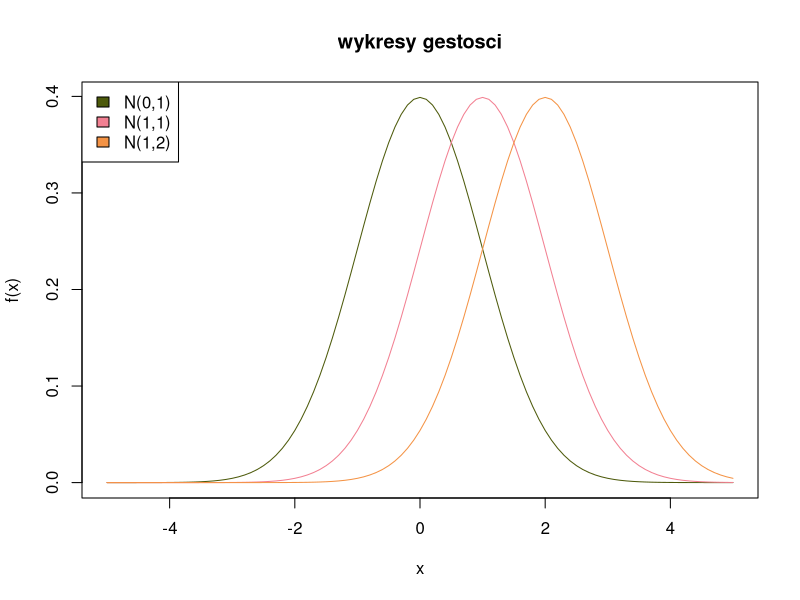
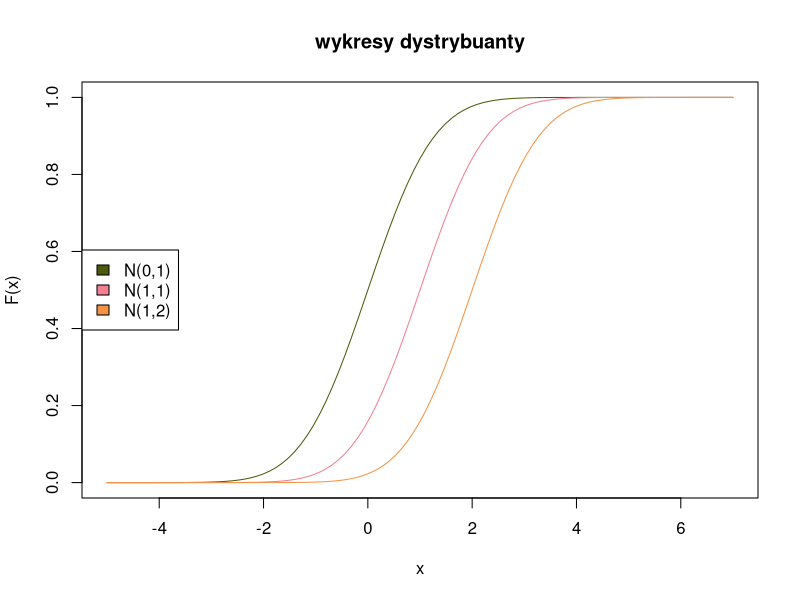
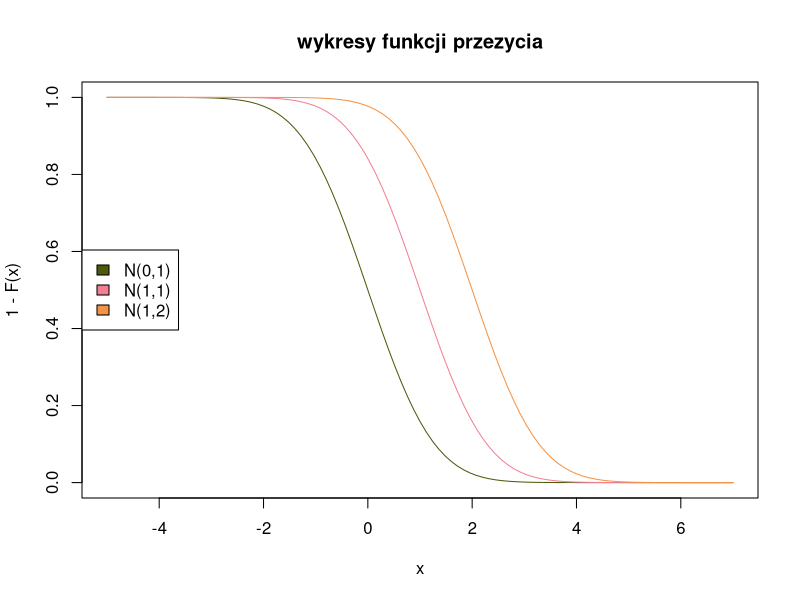
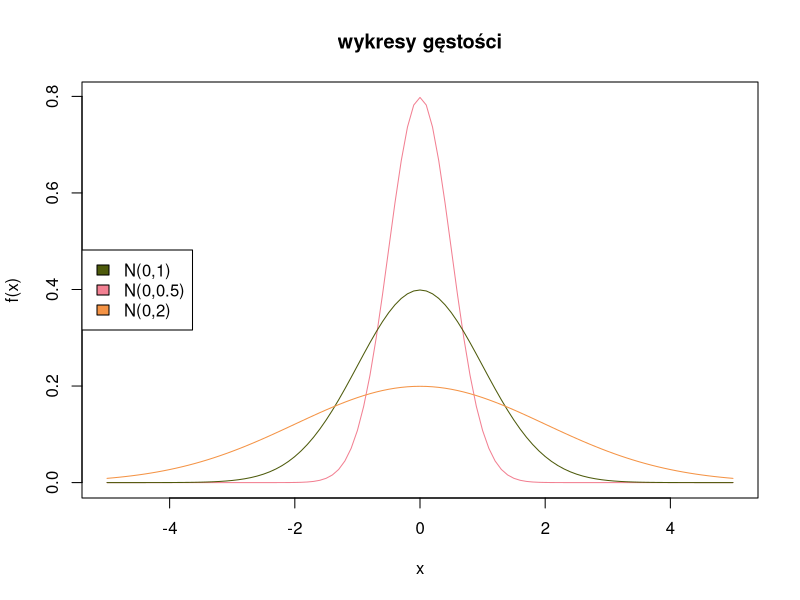
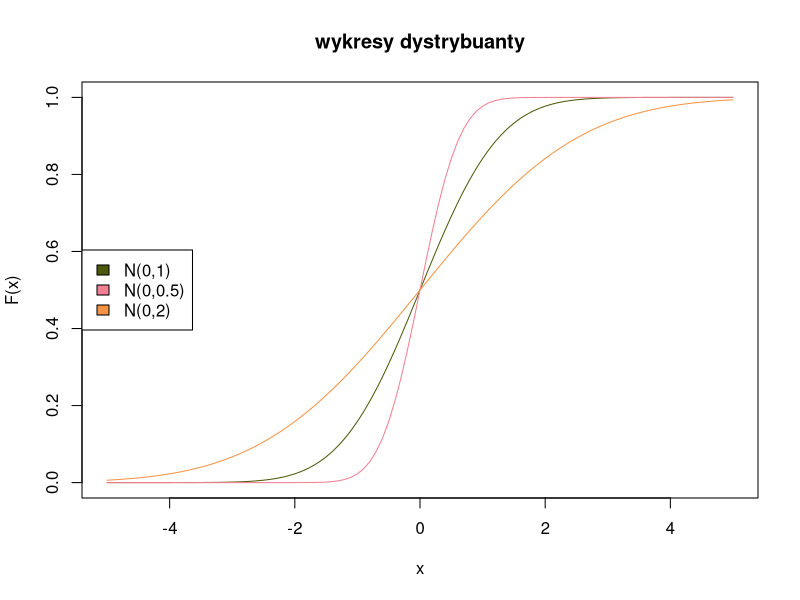
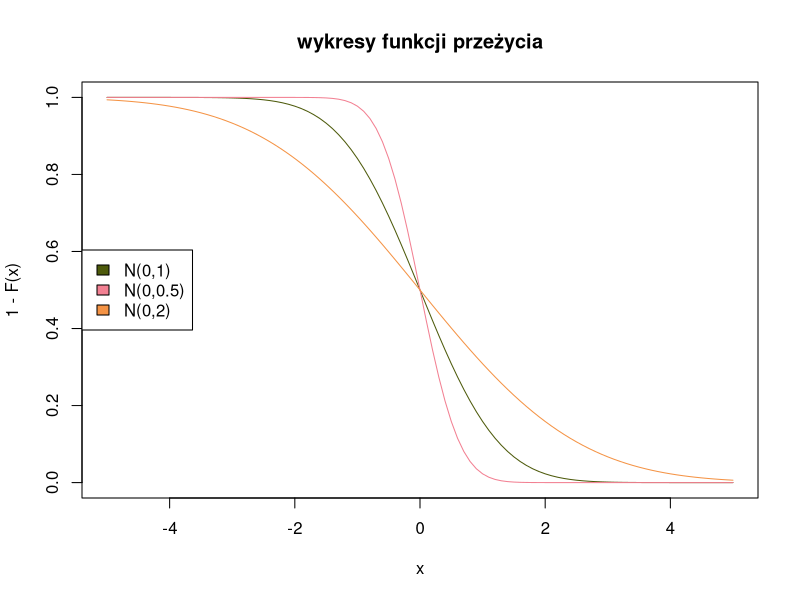
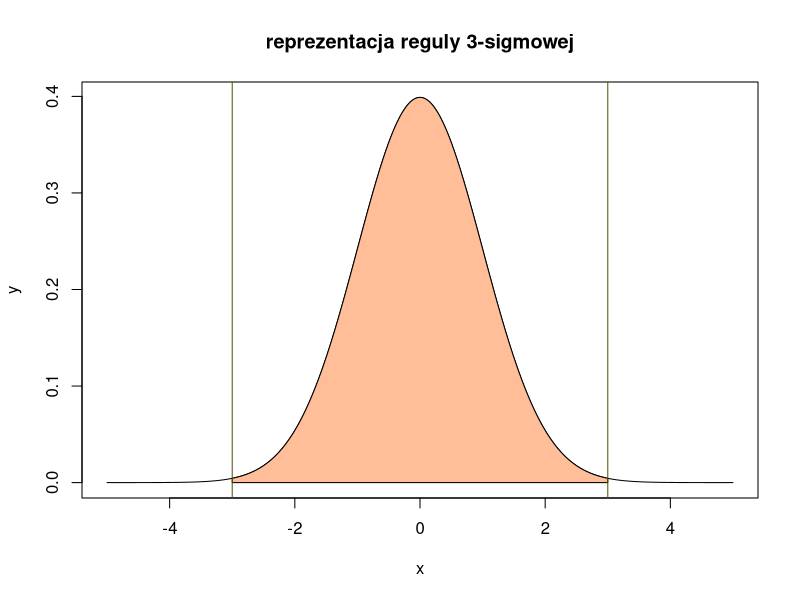
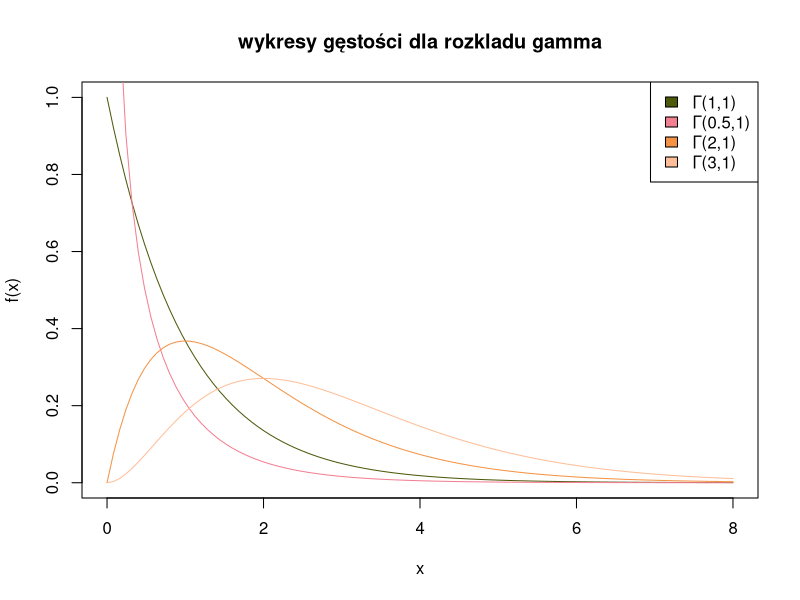

Generate these figures, in order, with R:
## ---- chunk 1
knitr::opts_chunk$set(echo = TRUE)
## ---- chunk 2
color_palette = c("#4D5A0B", "#F28092", "#F49345", "#FFBE98")
## ---- chunk 3

curve(dnorm(x      ), -5, 5, col = color_palette[1], ylab = "f(x)") 
# wartosci domyslne to N(0,1)
curve(dnorm(x, 1, 1), -5, 5, col = color_palette[2], add = TRUE)
curve(dnorm(x, 2, 1), -5, 5, col = color_palette[3], add = TRUE)
title("wykresy gestosci")
legend("topleft", c("N(0,1)", "N(1,1)", "N(1,2)"), fill = color_palette[1:3])

curve(pnorm(x      ), -5, 7, col = color_palette[1], ylab = "F(x)") 
curve(pnorm(x, 1, 1), -5, 7, col = color_palette[2], add = TRUE)
curve(pnorm(x, 2, 1), -5, 7, col = color_palette[3], add = TRUE)
title("wykresy dystrybuanty")
legend("left", c("N(0,1)", "N(1,1)", "N(1,2)"), fill = color_palette[1:3])

# funkcja przezycia: 1 - F(t) = P(X > t)
# w funkcji pnrom dodajac argument lower.tail = FALSE prawdopodobienstwa liczone
# jako P(X > t) [majac TRUE, liczymy P(X <= t)]
curve(pnorm(x      , lower.tail = FALSE), -5, 7, col = color_palette[1],
      ylab = "1 - F(x)") 
curve(pnorm(x, 1, 1, lower.tail = FALSE), -5, 7, col = color_palette[2], add = TRUE)
curve(pnorm(x, 2, 1, lower.tail = FALSE), -5, 7, col = color_palette[3], add = TRUE)
title("wykresy funkcji przezycia")
legend("left", c("N(0,1)", "N(1,1)", "N(1,2)"), fill = color_palette[1:3])
## ---- chunk 4
curve(dnorm(x, 0, 0.5), -5, 5, col = color_palette[2], ylab = "f(x)") 
curve(dnorm(x,       ), -5, 5, col = color_palette[1], add = TRUE)
curve(dnorm(x, 0, 2  ), -5, 5, col = color_palette[3], add = TRUE)
title("wykresy gęstości")
legend("left", c("N(0,1)", "N(0,0.5)", "N(0,2)"), fill = color_palette[1:3])

curve(pnorm(x        ), -5, 5, col = color_palette[1], ylab = "F(x)") 
curve(pnorm(x, 0, 0.5), -5, 5, col = color_palette[2], add = TRUE)
curve(pnorm(x, 0, 2  ), -5, 5, col = color_palette[3], add = TRUE)
title("wykresy dystrybuanty")
legend("left", c("N(0,1)", "N(0,0.5)", "N(0,2)"), fill = color_palette[1:3])

curve(pnorm(x      ,   lower.tail = FALSE), -5, 5, col = color_palette[1], ylab = "1 - F(x)") 
curve(pnorm(x, 0, 0.5, lower.tail = FALSE), -5, 5, col = color_palette[2], add = TRUE)
curve(pnorm(x, 0, 2,   lower.tail = FALSE), -5, 5, col = color_palette[3], add = TRUE)
title("wykresy funkcji przeżycia")
legend("left", c("N(0,1)", "N(0,0.5)", "N(0,2)"), fill = color_palette[1:3])
## ---- chunk 5
# regula 3 sigm: dla danych o rozkladzie normalnym, prawie wszystkie punkty beda 
# miescic sie w granicy trzech odchylen standardowych po obu stronach sredniej

# tworzymy zmienne przechowujace wartosci na osi ox i oy
x <- seq(-5, 5, 0.001)
y <- dnorm(x)

plot(x,y, type = "l", main = "reprezentacja reguly 3-sigmowej")

# tworzymy zakres, ktory bedziemy kolorwac na wykresie
x_fill <- c(-3, x[x >= -3 & x <= 3], 3)
y_fill <- c(0,  y[x >= -3 & x <= 3], 0) # zero dodajemy, zeby wektory mialy taka
                                        # sama dlugosc
polygon(x_fill, y_fill, col = color_palette[4])
abline(v = -3, col = color_palette[1])
abline(v =  3, col = color_palette[1])
## ---- chunk 6
# ustalenie zmiennych pomocniczych
mi <- 173 # wartosc oczekiwana
sigma <- 6 # odchylenie standardowe
## ---- chunk 7
# aby obliczyc takie prawdopodobienstwo uzywamy funkcji pnrom: dystrybuanta rozkladu normalnego
# F(t) = P(X <= t)
# w naszym przypadku, p = 179
pnorm(179, mi, sigma)
## ---- chunk 8
# P(167 < t <= 180) = F(180) - F(167)
# ponownie uzyjemy funkcji pnorm
pnorm(180, mi, sigma) - pnorm(167, mi, sigma)
## ---- chunk 9
# P(X > t) = 1 - F(t)
1 - pnorm(181, mi, sigma)
## ---- chunk 10
# wartosc, ktorej nie przkeracza 60% badanej populacji osób, czyli liczymy kwnatyl rozkładu normalnego
qnorm(0.6, mi, sigma)
## ---- chunk 11
# a: mamy standardowy rozklad normalny - nie musimy podowac paramterow mi, sigma, poniewaz sa one domyslne
qnorm(0.95)
# b
qnorm(0.975)
# c: rozklad t-Studenta (dt, pt, qt, rt), wartosc stopni swobody przekazujemy pod parametrem df
qt(0.95, df = 10)
# d
qt(0.99, df = 20)
# e
qchisq(0.9, df = 4)
# f
qchisq(0.95, df = 10)
# g
qf(0.95, df1 = 2, df2 = 10)
# h
qf(0.99, df1 = 3, df2 = 18)
## ---- chunk 12
curve(dgamma(x, 1  , 1), from = 0, to = 8, col = color_palette[1], 
      ylab = "f(x)")
curve(dgamma(x, 0.5, 1), from = 0, to = 8, col = color_palette[2], add = TRUE)
curve(dgamma(x, 2  , 1), from = 0, to = 8, col = color_palette[3], add = TRUE)
curve(dgamma(x, 3  , 1), from = 0, to = 8, col = color_palette[4], add = TRUE)
title("wykresy gęstości dla rozkladu gamma")
legend("topright", c("Γ(1,1)", "Γ(0.5,1)", "Γ(2,1)", "Γ(3,1)"), fill = color_palette[1:4])
## ---- chunk 13
curve(dgamma(x, 2, 3), from = 0, to = 8, col = color_palette[3], 
      ylab = "f(x)")
curve(dgamma(x, 2, 2), from = 0, to = 8, col = color_palette[2], add = TRUE)
curve(dgamma(x, 2, 1), from = 0, to = 8, col = color_palette[1], add = TRUE)
title("wykresy gęstości dla rozkladu gamma")
legend("topright", c("Γ(2,1)", "Γ(2,2)", "Γ(2,3)"), fill = color_palette[1:3])
## ---- chunk 14
curve(dchisq(x, 5 ), from = 0, to = 8, col = color_palette[1], 
      ylab = "f(x)")
curve(dchisq(x, 10), from = 0, to = 8, col = color_palette[2], add = TRUE)
curve(dchisq(x, 40), from = 0, to = 8, col = color_palette[3], add = TRUE)
title("wykresy gęstości dla rozkladu chi-kwadrat")
legend("topright", c("chi_kwadrat(5)", "chi_kwadrat(10)", "chi_kwadrat(40)"), 
       fill = color_palette[1:3])
## ---- chunk 15

# czemu dobieramy akurat takie wartosci odchylenia standarodwego i wartosci oczekiwanej?

# z zadania 2.5 na statystyce wiemy, ze rozklad chi-kwadrat to szczegolny przypadek rozkladu
# gamma z parametrami: gamma(n/2, 1/2)

# wartosc oczekiwana i wariancja dla rozkladu gamma opisuja sie nastepujacymi wzorami:
# E[X] = a/b = n
# Var[X] = a/b^2 = n/2
# poniewaz wariancja to kwadrat odchylenia standarodwego, stad sd = sqrt(n/2)

par(mfrow = c(2,2))

curve(dchisq(x, 5), from = -50, to = 50, col = color_palette[1], 
      ylab = "f(x)")
curve(dnorm(x, 5, sqrt(2*5)), from = -50, to = 50, col = color_palette[2], add = T)

curve(dchisq(x, 10), from = -50, to = 50, col = color_palette[1], 
      ylab = "f(x)")
curve(dnorm(x, 5, sqrt(2*10)), from = -50, to = 50, col = color_palette[2], add = T)

curve(dchisq(x, 100), from = 0, to = 200, col = color_palette[1], 
      ylab = "f(x)")
curve(dnorm(x, 100, sqrt(2*100)), from = 0, to = 200, col = color_palette[2], add = T)

curve(dchisq(x, 1000), from = 0, to = 2000, col = color_palette[1], 
      ylab = "f(x)")
curve(dnorm(x, 1000, sqrt(2*1000)), from = 0, to = 2000, col = color_palette[2], add = T)

mtext("Zbieżność rozkładu chi-kwadrat do rozkładu normlanego", 
      side = 3, line = - 2, outer = TRUE)

## ---- chunk 16
curve(dt(x, 30), from = -8, to = 8, col = color_palette[3], ylab = "f(x)")
curve(dt(x, 5 ), from = -8, to = 8, col = color_palette[2], add = TRUE)
curve(dt(x, 1 ), from = -8, to = 8, col = color_palette[1], add = TRUE)
title("wykresy gęstości dla rozkladu t-Studenta")
legend("topright", c("T(1)", "T(5)", "T(30)"), 
       fill = color_palette[1:3])

curve(dnorm(x), from = -8, to = 8, col = color_palette[1], ylab = "f(x)")
curve(dt(x, 1 ), from = -8, to = 8, col = color_palette[2], add = TRUE)
curve(dt(x, 5 ), from = -8, to = 8, col = color_palette[3], add = TRUE)
curve(dt(x, 30), from = -8, to = 8, col = color_palette[4], add = TRUE)
title("porównanie z wykresem gęstości zmiennej losowej o rozkładzie normalnym", cex.main = 1)
legend("topright", c("N(0,1)", "T(1)", "T(5)", "T(30)"), 
       fill = color_palette[1:4])
## ---- chunk 17
curve(df(x, 10, 20), 0, 10, col = color_palette[3], ylab = "f(x)") 
curve(df(x, 10, 10), 0, 10, col = color_palette[2], add = TRUE)
curve(df(x, 10, 5 ), 0, 10, col = color_palette[1], add = TRUE)
title("wykresy gęstości")
legend("topright", c("F(10,5)", "F(10,10)", "F(10,20)"), fill = color_palette[1:3])
## ---- chunk 18
curve(df(x, 2, 2), 0, 10, col = color_palette[3], ylab = "f(x)") 
curve(df(x, 3, 2), 0, 10, col = color_palette[2], add = TRUE)
curve(df(x, 5, 2), 0, 10, col = color_palette[1], add = TRUE)
title("wykresy gęstości")
legend("topright", c("F(5,2)", "F(3,2)", "F(2,2)"), fill = color_palette[1:3])
## ---- chunk 19
curve(df(x, 2, 1 ), 0, 10, col = color_palette[1], ylab = "f(x)") 
curve(df(x, 2, 10), 0, 10, col = color_palette[2], add = TRUE)
curve(df(x, 2, 20), 0, 10, col = color_palette[3], add = TRUE)
title("wykresy gęstości")
legend("topright", c("F(2,1)", "F(2,10)", "F(2,20)"), fill = color_palette[1:3])
## ---- chunk 20
curve(dexp(x), 0, 10, col = color_palette[1], ylab = "f(x)") 
curve(df(x, 2, 1 ), 0, 10, col = color_palette[2], add = TRUE)
curve(df(x, 2, 10), 0, 10, col = color_palette[3], add = TRUE)
curve(df(x, 2, 20), 0, 10, col = color_palette[4], add = TRUE)
title("wykresy gęstości")
legend("topright", c("Exp(1)", "F(2,1)", "F(2,10)", "F(2,20)"), fill = color_palette[1:4])
## ---- chunk 21
curve(dbeta(x, 5, 2), -1, 2, col = color_palette[1], ylab = "f(x)") 
curve(dbeta(x, 2, 2), -1, 2, col = color_palette[2], add = TRUE)
curve(dbeta(x, 2, 5), -1, 2, col = color_palette[3], add = TRUE)
curve(dbeta(x, 1, 1), -1, 2, col = color_palette[4], add = TRUE)
title("wykresy gęstości dla rozkładu Beta")
legend("topright", c("Beta(5,2)", "Beta(2,2)", "Beta(2,5)", "Beta(1,1)"), 
       fill = color_palette[1:4])
## ---- chunk 22
x <- 0:15
barplot(dbinom(x, 10, 0.5 ), ylim = c(0, 0.3), xlim = c(0, 20), 
      col = color_palette[1], ylab = "p(x)") 
barplot(dbinom(x, 10, 0.25), col = color_palette[2], add = TRUE)
barplot(dbinom(x, 50, 0.25), col = color_palette[3], add = TRUE)
title("wykresy masy prawdopodobieństwa rozkładu dwumianowego")
legend("topright", c(" Bin(10,0.5)" , "Bin(10,0.25)" , "Bin(50,0.25)"), 
       fill = color_palette[1:3])
## ---- chunk 23
# w tym zadaniu mamy rozklad geometryczny 
# (dyskretny rozklad prawdopodobienstwa, opisujacy prawdopodobienstwo zdarzenia, ze w 
#  k-tej probie wypadnie pierwszy sukces)

# z zadania wiemy, ze do sklepu wchodzi 1/10 mijajacych go osob, zatem
p = 0.1

# dokumentacji, x to wartosc reprezentujaca liczbe porazek przed pierwszym sukcesem,
# stad zamiast miec x <- seq(1:4), mamy:
x <- seq(0:3)

dgeom(x, p)
## ---- chunk 24
# P(t > 10) = 1 - F(10)
# wykorzystamy tutaj parametr lower.tail
# nadajac wartosc lower.tail = FALSE liczymy prawdopodobienstwo P(X > x)
pgeom(10, p, lower.tail = FALSE)
## ---- chunk 25
# w tym zadaniu uzyjemy rozkladu hipergeometrycznego

# zmienna losowa o tym rozkladzie okresla liczbe elementow jednego typu wystepujacych
# w n-elementowej probie, wylosowanej z urny zawierajacej m-elementow tego typu, wsrod
# wszystkich N elementow
# do zapisania wartosci uzyjemy zmiennych pomocniczych analogicznych do tych z 
# dokumentacji

x = 0 # liczba sztuk wadliwych w wylosowanej probie
m = 5 # liczba sztuk wadliwych w calej partii
n = 200 - 5 # liczba sztuk nie wadliwych w calej partii
k = 10 # wielkosc wyciagnietej probki
dhyper(x, m, n, k)
## ---- chunk 26
# rozklad wykladniczy opisuje sytuacje, w ktorej oczekujemy na zjawisko mogace zajsc w 
# dowolnej chwili t
x <- c(1000, 10000, 30000)
1 - pexp(x, rate = 0.0001)

# czemu bierzemy 1 - F(t) zamiast F(t)
# szukamy prawdopodobienstwa, ze aparat nie uszkodzi się po n godzinach, natomiast 
# wskaznik mowi o intensywnosci awarii
# stad F(t) wyznaczy nam prawdopodobienstwo awarii po n godzinach
## ---- chunk 27
# czyli po ilu godzinach pracy z prawdopodobienstwem 0.1 nastapi awaria
# wykorzystujemy tutaj funkcje kwantylowa: bierzemy 0.1 kwantyl
qexp(0.1, rate = 0.0001)
## ---- chunk 28

l = 4

# wazne jest aby zauwazyc, ze nie rusyjemy tutaj funkcji gestosci rozkladu Poissona, a rozkladu
# wykladniczego

# rozklad Poissona wyraza prawdopodobienstwo szeregu wydarzen majacych miejsce w okreslonym
# czasie, gdy wystepuja ze znana srednia czestotliwoscia i w sposob niezalezny od czasu
# jaki uplynal od ostatniego zajsca takiego zdarzenia

# jesli liczba zajsc zdarzenia w danym przedziale czasu [0,t] jest zgodna z rozkladem 
# Poissona ze srednia lt, wtedy dlugosc okresu oczekiwania pomiedzy zajsciami zdarzenia
# ma rozklad wykladniczy ze srednia 1/l

# zauwazmy teraz, ze wartosc oczekiwana (srednia) rozkladu wykladniczego z parametrem Exp(l)
# wynosi 1/l

# dlatego tez rysujemy wykres gestosci rozkladu wykladniczego z parametrem l=4

curve(dexp(x, l), from = 0, to = 10, col = color_palette[2], ylab = "f(x)")
title("rozklad prawdopodobienstwa czasu miedzy przyjsciem kolejnych klientow", cex.main = 1)
## ---- chunk 29
# tutaj analogicznie do punktu a) analizujemy rozklad Exp(l)
# zatem sredni czas to po prostu wartosc oczekiwana dana wzorem 1/l

E = 1/l

# odchylenie standarodwe to natomiast pierwiastek wariancji
# dla rozkladu wykladniczego, Var[X] = 1/l^2, czyli sd = 1/l

sd = 1/l
## ---- chunk 30
# znowu analizujemy rozklad wykladniczy, poniewaz analizujemy czas miedzy przyjsciem
# kolejnych klientow
pexp(0.5, rate = 4)
## ---- chunk 31
# w tym przypadku odwolujemy sie juz do rozkladu Poissona, poniewaz analizujemy pewien
# ciag zdarzen zadany w okreslonym czasie
# lambda to 4 klientow na godzine 
# biorac wiec x = 0 analizujemy zdarzenie, ze w ciagu godziny nie pojawil sie ani jeden klient
ppois(0,4)

# jednak mozemy do tego podejsc rowniez z poziomu rozkladu wykladniczego
# liczymy prawdopodobienstwo, ze odstep czasu miedzy przyjsciem dwoch nastepnych klientow 
# bedzie wiekszy od 1:
# P(X > 1) = 1 - P(X <= 1) = 1 - F(1)
1 - pexp(1,4)
## ---- chunk 32
# SCHEMAT METODY MONTE CARLO:
# losujemy n punktow z kwadratu, w ktory wpisany jest obszar, ktorego pole chcemy obliczyc
# nastepnie sprawdzamy ile z tych punktow nalezy do analizowanego obszaru
# wynikiem losowania jest informacja, ze k z n prob bylo trafionych
# pole opisuje sie wzorem: Pk = P(k/n) = P * mean(k), gdzie P to pole kwadratu, w ktory 
# wpisalismy nasz obszar

# zaczynamy od wygenerowania n losowych punktow znajdujaych sie w kwadracie [0,1]x[0,1]
n <- 10000
x <- runif(n, 0, 1)
y <- runif(n, 0, 1)

# ile punktow nalezy do obszaru A
k <- y < x^2

# wizualizacja
plot(x, y, pch = '.', xlim = c(0, 1), ylim = c(0, 1), col = color_palette[4])
points(x[k > 0], y[k > 0], col = color_palette[2], pch = ".")
curve(x^2, col = color_palette[1], add = TRUE, lwd = 2)
## ---- chunk 33
# wyznaczamy pole
Pa <- mean(k)
Pa

# porownanie z wynikiem otrzymanym analitycznie:
Pa_analitycznie = 1/3

# porownanie wyniku
Pa_analitycznie - Pa # blad bezwzgledny
(Pa_analitycznie - Pa)/Pa # blad wzgledny
## ---- chunk 34
n <- 10000
x <- runif(n, 0, 1)
y <- runif(n, 0, 1)

k <- x^2 < y & y < 1- x^2

point <- sqrt(1/2)

plot(x, y, pch = '.', xlim = c(0, 1), ylim = c(0, 1), col = color_palette[4])
points(x[k > 0], y[k > 0], col = color_palette[2], pch = ".")
curve(x^2, from = 0, to = point, col = color_palette[1], add = TRUE, lwd = 2)
curve(1 - x^2, from = 0, to = point, col = color_palette[1], add = TRUE, lwd = 2)
## ---- chunk 35
Pb <- mean(k)
Pb

Pb_analitycznie = sqrt(2)/3

Pb_analitycznie - Pb # blad bezwzgledny
(Pb_analitycznie - Pb)/Pb # blad wzgledny
## ---- chunk 36
# tworzymy macierz z 50 wierszami i dwiema kolumnami
dystrybuanta_N_standarodwy <- matrix(nrow = 50, ncol = 2, byrow = TRUE)
colnames(dystrybuanta_N_standarodwy) <- c("x", "F(x)")
# generujemy ciag zmennych losowych, dla ktorych bedziemy liczyc wartosc dystrybuanty
dystrybuanta_N_standarodwy[,1] <- seq(from = -5, to = 5, length.out = 50)
# wyznaczamy wartosci dystrybuanty
dystrybuanta_N_standarodwy[,2] <- dnorm(dystrybuanta_N_standarodwy[,1])
## ---- chunk 37
kwantyle_N_standardowy <- matrix(nrow = 5, ncol = 2, byrow = TRUE)
colnames(kwantyle_N_standardowy) <- c("rzad", "kwantyl")
kwantyle_N_standardowy[,1] <- c(0.9, 0.95, 0.975, 0.99, 0.995)
kwantyle_N_standardowy[,2] <- qnorm(kwantyle_N_standardowy[,1])
## ---- chunk 38
kwantyle_t_Student <- matrix(nrow = 50, ncol = 6, byrow = TRUE)
colnames(kwantyle_t_Student) <- c("stopnie swobody", "0.9",  "0.95", "0.975", "0.99", "0.995")
kwantyle_t_Student[,1] <- seq(from = 1, by = 5, length.out = 50)
kwantyle <- c(0.9, 0.95, 0.975, 0.99, 0.995)
kwantyle_t_Student[, -1] <- t(apply(kwantyle_t_Student[, 1, drop = FALSE], 
                                    1, function(df) qt(kwantyle, df)))
## ---- chunk 39
x <- c(1:10)
y <- c(0.000098, 0.000065, 0.000057, 0.000042, 0.000038, 0.000039, 0.000044, 0.000040,  0.000040,  0.000039)
  
plot(x, y, type = "l", 
     main = "Czas wykonania algorytmu Goertzela w zależności od stopnia wielomianu", 
     cex.main = 0.9, 
     xlab = "stopień wielomianu", 
     ylab = "czas wykonania",
     cex.lab = 0.8,       # Zmiana wielkości podpisów osi
     lwd = 2,             # Pogrubienie linii
     col = "#7878dd") 
## ---- chunk 40
x <- c(1:10)
y <- c(0.160198, 0.196981, 0.225026, 0.248622, 0.255661, 0.273359, 0.302006, 0.325511,  0.348345,  0.371617)
  
plot(x, y, type = "l", 
     main = "Czas wyznaczenia miejsc zerowych wielomianu w zależności od stopnia wielomianu", 
     cex.main = 0.9, 
     xlab = "stopień wielomianu", 
     ylab = "czas wykonania",
     cex.lab = 0.8,       # Zmiana wielkości podpisów osi
     lwd = 2,             # Pogrubienie linii
     col = "#7878dd") 
## ---- chunk 41
x <- c(0.001, 0.0001, 0.00001)
y <- c(0.004666, 0.025541, 0.373833)
  
plot(x, y, type = "l", 
     main = "Czas wyznaczenia miejsc zerowych wielomianu w zależności od stopnia dokładności", 
     cex.main = 0.9, 
     xlab = "stopień wielomianu", 
     ylab = "czas wykonania",
     cex.lab = 0.8,       # Zmiana wielkości podpisów osi
     lwd = 2,             # Pogrubienie linii
     col = "#7878dd") 
## ---- chunk 42
x <- c(0.01,0.005, 0.001,0.0005)
y <- c(-2.17743396162338, -2.17784822302300, -2.17901575321665, -2.17901779223926)
val <- -2.17883718694484
y <- abs(y-val)

plot(x, y, type = "l", 
     main = "Błąd przybliżenia miejsca zerowego w zależności od stopnia dokładności", 
     cex.main = 0.9, 
     xlab = "stopień dokładności", 
     ylab = "błąd przybliżenia",
     cex.lab = 0.8,       # Zmiana wielkości podpisów osi
     lwd = 2,             # Pogrubienie linii
     col = "#7878dd") 
